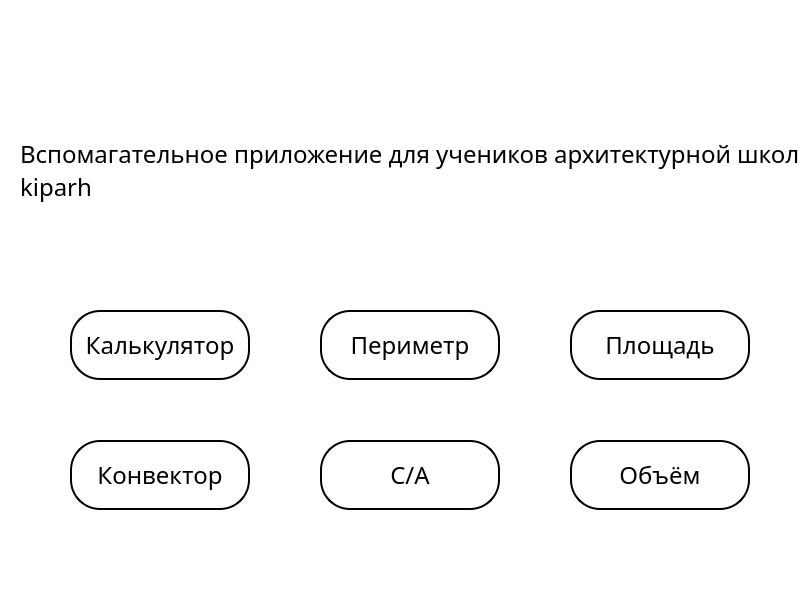
<?xml version="1.0" encoding="UTF-8"?>
<ui version="4.0">
 <class>MainWindow</class>
 <widget class="QMainWindow" name="MainWindow">
  <property name="geometry">
   <rect>
    <x>0</x>
    <y>0</y>
    <width>800</width>
    <height>600</height>
   </rect>
  </property>
  <property name="font">
   <font>
    <pointsize>18</pointsize>
   </font>
  </property>
  <property name="windowTitle">
   <string>MainWindow</string>
  </property>
  <property name="styleSheet">
   <string notr="true">
QWidget {
	background-color: white;
}
QPushButton {
	border: 2px solid black;
	border-radius: 30px;
}
QLabel {
	font: 18pt &quot;Gotham Pro&quot;;
}
</string>
  </property>
  <widget class="QWidget" name="centralwidget">
   <widget class="QLabel" name="label100">
    <property name="geometry">
     <rect>
      <x>10</x>
      <y>15</y>
      <width>151</width>
      <height>71</height>
     </rect>
    </property>
    <property name="text">
     <string/>
    </property>
    <property name="pixmap">
     <pixmap>кипарх эмблема.png</pixmap>
    </property>
    <property name="scaledContents">
     <bool>true</bool>
    </property>
   </widget>
   <widget class="QLabel" name="label_2">
    <property name="geometry">
     <rect>
      <x>20</x>
      <y>80</y>
      <width>800</width>
      <height>181</height>
     </rect>
    </property>
    <property name="font">
     <font>
      <family>Gotham Pro</family>
      <pointsize>18</pointsize>
      <weight>50</weight>
      <italic>false</italic>
      <bold>false</bold>
     </font>
    </property>
    <property name="text">
     <string>Вспомагательное приложение для учеников архитектурной школы kiparh</string>
    </property>
    <property name="wordWrap">
     <bool>true</bool>
    </property>
    <property name="margin">
     <number>30</number>
    </property>
   </widget>
   <widget class="QPushButton" name="pushButton100">
    <property name="geometry">
     <rect>
      <x>70</x>
      <y>310</y>
      <width>180</width>
      <height>70</height>
     </rect>
    </property>
    <property name="font">
     <font>
      <family>Gotham Pro</family>
      <pointsize>18</pointsize>
     </font>
    </property>
    <property name="styleSheet">
     <string notr="true">QPushButton
{

background:white;
border-radius:30px;
border:2px solid black;
}
</string>
    </property>
    <property name="text">
     <string>Калькулятор</string>
    </property>
   </widget>
   <widget class="QPushButton" name="pushButton100_2">
    <property name="geometry">
     <rect>
      <x>320</x>
      <y>310</y>
      <width>180</width>
      <height>70</height>
     </rect>
    </property>
    <property name="font">
     <font>
      <family>Gotham Pro</family>
      <pointsize>18</pointsize>
     </font>
    </property>
    <property name="styleSheet">
     <string notr="true">QPushButton
{

background:white;
border-radius:30px;
}</string>
    </property>
    <property name="text">
     <string>Периметр</string>
    </property>
   </widget>
   <widget class="QPushButton" name="pushButton100_3">
    <property name="geometry">
     <rect>
      <x>570</x>
      <y>310</y>
      <width>180</width>
      <height>70</height>
     </rect>
    </property>
    <property name="font">
     <font>
      <family>Gotham Pro</family>
      <pointsize>18</pointsize>
     </font>
    </property>
    <property name="styleSheet">
     <string notr="true">QPushButton
{

background:white;
border-radius:30px;
}</string>
    </property>
    <property name="text">
     <string>Площадь</string>
    </property>
   </widget>
   <widget class="QPushButton" name="pushButton100_4">
    <property name="geometry">
     <rect>
      <x>70</x>
      <y>440</y>
      <width>180</width>
      <height>70</height>
     </rect>
    </property>
    <property name="font">
     <font>
      <family>Gotham Pro</family>
      <pointsize>18</pointsize>
     </font>
    </property>
    <property name="styleSheet">
     <string notr="true">QPushButton
{

background:white;
border-radius:30px;
}</string>
    </property>
    <property name="text">
     <string>Конвектор</string>
    </property>
   </widget>
   <widget class="QPushButton" name="pushButton100_5">
    <property name="geometry">
     <rect>
      <x>570</x>
      <y>440</y>
      <width>180</width>
      <height>70</height>
     </rect>
    </property>
    <property name="font">
     <font>
      <family>Gotham Pro</family>
      <pointsize>18</pointsize>
     </font>
    </property>
    <property name="styleSheet">
     <string notr="true">QPushButton
{

background:white;
border-radius:30px;
}</string>
    </property>
    <property name="text">
     <string>Объём</string>
    </property>
   </widget>
   <widget class="QPushButton" name="pushButton100_6">
    <property name="geometry">
     <rect>
      <x>320</x>
      <y>440</y>
      <width>180</width>
      <height>70</height>
     </rect>
    </property>
    <property name="font">
     <font>
      <family>Gotham Pro</family>
      <pointsize>18</pointsize>
     </font>
    </property>
    <property name="styleSheet">
     <string notr="true">QPushButton
{

background:white;
border-radius:30px;
}</string>
    </property>
    <property name="text">
     <string>С/А</string>
    </property>
   </widget>
  </widget>
  <widget class="QMenuBar" name="menubar">
   <property name="geometry">
    <rect>
     <x>0</x>
     <y>0</y>
     <width>800</width>
     <height>21</height>
    </rect>
   </property>
  </widget>
  <widget class="QStatusBar" name="statusbar"/>
 </widget>
 <resources/>
 <connections/>
</ui>
